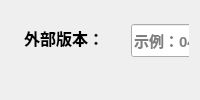
          <widget class="QWidget" name="page_6">
           <layout class="QGridLayout" name="gridLayout_4">
            <item row="0" column="0">
             <widget class="QWidget" name="widget_customer_version" native="true">
              <widget class="QPushButton" name="btn_customer_version">
               <property name="geometry">
                <rect>
                 <x>12</x>
                 <y>101</y>
                 <width>93</width>
                 <height>36</height>
                </rect>
               </property>
               <property name="font">
                <font>
                 <family>Microsoft YaHei UI</family>
                 <pointsize>12</pointsize>
                 <weight>75</weight>
                 <bold>true</bold>
                </font>
               </property>
               <property name="text">
                <string>添加</string>
               </property>
              </widget>
              <widget class="QLabel" name="label_8">
               <property name="geometry">
                <rect>
                 <x>13</x>
                 <y>13</y>
                 <width>100</width>
                 <height>27</height>
                </rect>
               </property>
               <property name="font">
                <font>
                 <family>Microsoft YaHei UI</family>
                 <pointsize>12</pointsize>
                 <weight>75</weight>
                 <bold>true</bold>
                </font>
               </property>
               <property name="text">
                <string>外部版本：</string>
               </property>
               <property name="buddy">
                <cstring>le_customer_version</cstring>
               </property>
              </widget>
              <widget class="QLineEdit" name="le_customer_version">
               <property name="geometry">
                <rect>
                 <x>120</x>
                 <y>13</y>
                 <width>301</width>
                 <height>33</height>
                </rect>
               </property>
               <property name="font">
                <font>
                 <family>Microsoft YaHei UI</family>
                 <pointsize>11</pointsize>
                 <weight>75</weight>
                 <bold>true</bold>
                </font>
               </property>
               <property name="placeholderText">
                <string>示例：0483</string>
               </property>
              </widget>
             </widget>
            </item>
           </layout>
          </widget>
